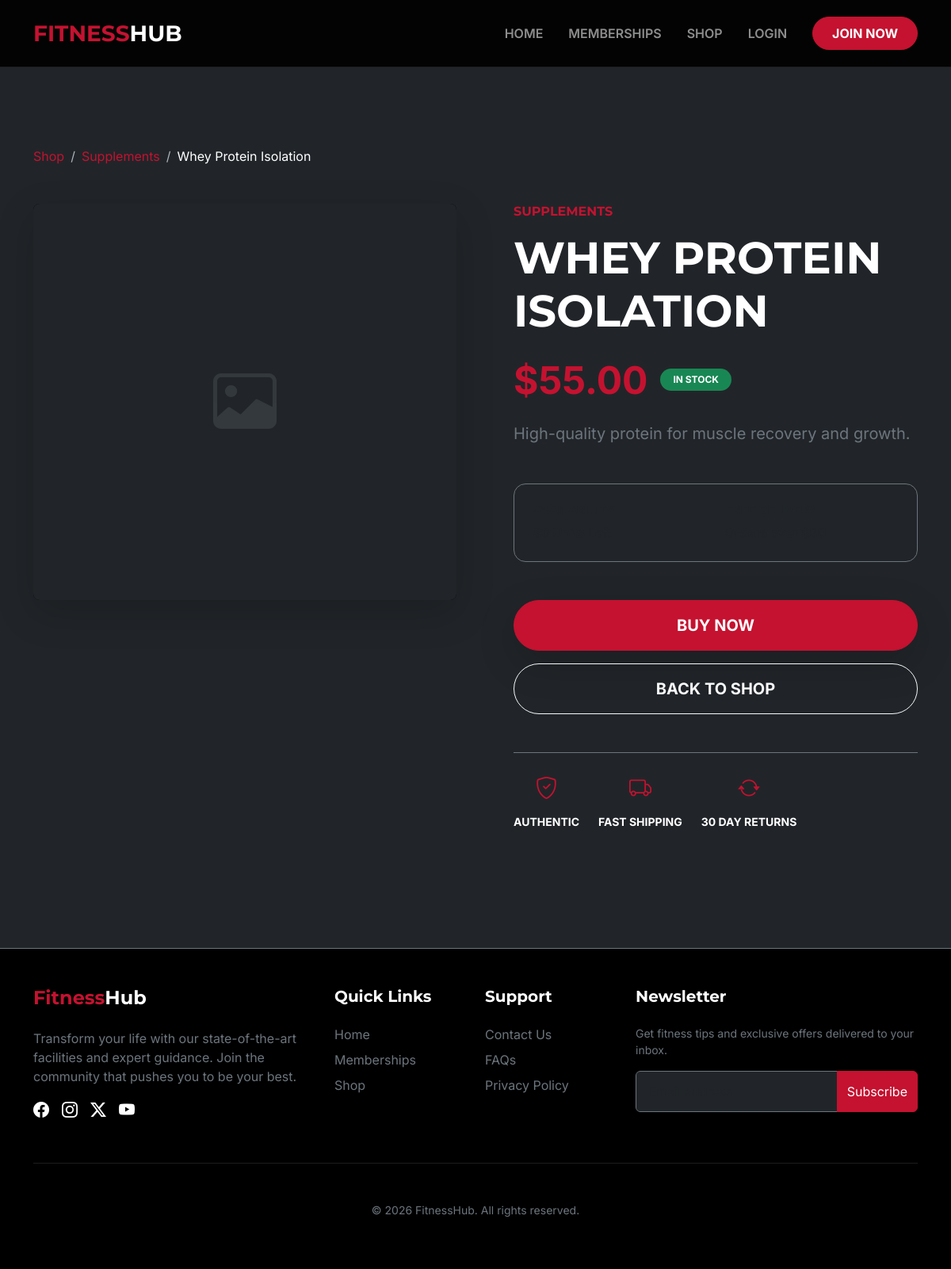
/shop/product/whey-protein-isolation/, run on the app's committed database.
### shop/models.py (models this page shows, shortened)
class Product(models.Model):
    category = models.ForeignKey(Category, on_delete=models.CASCADE, related_name='products')
    name = models.CharField(max_length=200)
    slug = models.SlugField(unique=True)
    description = models.TextField()
    price = models.DecimalField(max_digits=10, decimal_places=2)
    image = models.ImageField(upload_to='products/', blank=True, null=True)
    stock = models.PositiveIntegerField(default=0)
    is_available = models.BooleanField(default=True)
    created = models.DateTimeField(auto_now_add=True)
    updated = models.DateTimeField(auto_now=True)

class Category(models.Model):
    name = models.CharField(max_length=100)
    slug = models.SlugField(unique=True)
    class Meta:
        verbose_name_plural = "Categories"

### shop/views.py (the view)
# urls.py: path('product/<slug:slug>/', views.product_detail, name='product_detail'),
def product_detail(request, slug):
    product = get_object_or_404(Product, slug=slug, is_available=True)
    return render(request, 'shop/product_detail.html', {'product': product})

### shop/templates/shop/product_detail.html (shortened to what this page needs)
{% extends 'base.html' %}
{% block content %}
<section class="section-padding">
    <div class="container">
        <nav aria-label="breadcrumb" class="mb-5">
            <ol class="breadcrumb">
                <li class="breadcrumb-item"><a href="{% url 'shop_home' %}" class="text-primary-theme text-decoration-none">Shop</a></li>
                <li class="breadcrumb-item"><a href="{% url 'product_list_by_category' product.category.slug %}" class="text-primary-theme text-decoration-none">{{ product.category.name }}</a></li>
                <li class="breadcrumb-item active text-white" aria-current="page">{{ product.name }}</li>
            </ol>
        </nav>
        <div class="row g-5">
            <div class="col-lg-6">
                <div class="card bg-black border-0 shadow-lg overflow-hidden rounded-3">
                    {% if product.image %}
                        <img src="{{ product.image.url }}" class="img-fluid w-100 h-100 object-fit-cover" alt="{{ product.name }}" style="min-height: 500px;">
                    {% else %}
                        <div class="bg-dark text-center py-5 d-flex align-items-center justify-content-center" style="min-height: 500px;">
                            <i class="bi bi-image display-1 text-secondary opacity-25"></i>
                        </div>
                    {% endif %}
                </div>
            </div>
            <div class="col-lg-6">
                <div class="ps-lg-4">
                    <h6 class="text-primary-theme fw-bold text-uppercase mb-3 tracking-widest">{{ product.category.name }}</h6>
                    <h1 class="display-4 fw-bold mb-4 text-uppercase">{{ product.name }}</h1>
                    <div class="d-flex align-items-center mb-4">
                        <span class="display-5 fw-bold text-primary-theme me-3">${{ product.price }}</span>
                        {% if product.stock > 0 %}
                            <span class="badge bg-success text-uppercase px-3 py-2 rounded-pill small fw-bold">In Stock</span>
                        {% else %}
                            <span class="badge bg-danger text-uppercase px-3 py-2 rounded-pill small fw-bold">Out of Stock</span>
                        {% endif %}
                    </div>
                    <p class="text-secondary fs-5 mb-5 leading-relaxed">{{ product.description }}</p>
                    <div class="card bg-dark border-secondary p-4 mb-5">
                        <div class="row g-4">
                            <div class="col-sm-6">
                                <h6 class="text-uppercase small fw-bold text-muted mb-2">Availability</h6>
                                <p class="mb-0 fw-bold">{% if product.stock > 0 %}{{ product.stock }} Units Left{% else %}Not Available{% endif %}</p>
                            </div>
                            <div class="col-sm-6">
                                <h6 class="text-uppercase small fw-bold text-muted mb-2">Free Delivery</h6>
                                <p class="mb-0 fw-bold">Orders over $50</p>
                            </div>
                        </div>
                    </div>
                    <div class="d-grid gap-3">
                        {% if product.stock > 0 %}
                            <a href="{% url 'order_create' product.id %}" class="btn btn-primary-theme text-white btn-lg py-3 rounded-pill fw-bold text-uppercase shadow-lg">Buy Now</a>
                        {% else %}
                            <button class="btn btn-outline-secondary btn-lg py-3 rounded-pill fw-bold text-uppercase" disabled>Sold Out</button>
                        {% endif %}
                        <a href="{% url 'shop_home' %}" class="btn btn-outline-light btn-lg py-3 rounded-pill fw-bold text-uppercase">Back to Shop</a>
                    </div>
                    <div class="mt-5 pt-4 border-top border-secondary">
                        <div class="d-flex gap-4">
                            <div class="text-center">
                                <i class="bi bi-shield-check text-primary-theme fs-3 mb-2 d-block"></i>
                                <span class="small text-uppercase fw-bold">Authentic</span>
                            </div>
                            <div class="text-center">
                                <i class="bi bi-truck text-primary-theme fs-3 mb-2 d-block"></i>
                                <span class="small text-uppercase fw-bold">Fast Shipping</span>
                            </div>
                            <div class="text-center">
                                <i class="bi bi-arrow-repeat text-primary-theme fs-3 mb-2 d-block"></i>
                                <span class="small text-uppercase fw-bold">30 Day Returns</span>
                            </div>
                        </div>
                    </div>
                </div>
            </div>
        </div>
    </div>
</section>
{% endblock %}

### templates/base.html (shortened to what this page needs)
{% load static %}
<!DOCTYPE html>
<html lang="en">
<head>
    <link href="https://cdn.jsdelivr.net/npm/bootstrap@5.3.0/dist/css/bootstrap.min.css" rel="stylesheet">
    <link rel="stylesheet" href="https://cdn.jsdelivr.net/npm/bootstrap-icons@1.11.1/font/bootstrap-icons.css">
    <link rel="stylesheet" href="{% static 'css/style.css' %}">
</head>
<body class="bg-dark text-white">
    <nav class="navbar navbar-expand-lg navbar-dark sticky-top transition-all" id="mainNav">
        <div class="container py-2">
            <a class="navbar-brand fw-bold fs-3 text-uppercase" href="{% url 'home' %}">
                <span class="text-primary-theme">Fitness</span>Hub
            </a>
            <div class="collapse navbar-collapse" id="navbarNav">
                <ul class="navbar-nav ms-auto align-items-center">
                    <li class="nav-item mx-2"><a class="nav-link text-uppercase small fw-semibold" href="{% url 'home' %}">Home</a></li>
                    <li class="nav-item mx-2"><a class="nav-link text-uppercase small fw-semibold" href="{% url 'membership_plans' %}">Memberships</a></li>
                    <li class="nav-item mx-2"><a class="nav-link text-uppercase small fw-semibold" href="{% url 'shop_home' %}">Shop</a></li>
                    {% if user.is_authenticated %}
                        <li class="nav-item mx-2"><a class="nav-link text-uppercase small fw-semibold" href="{% url 'profile' %}">Profile</a></li>
                        <li class="nav-item ms-3">
                            <form action="{% url 'logout' %}" method="post" class="d-inline">
                                {% csrf_token %}
                                <button type="submit" class="btn btn-outline-light btn-sm text-uppercase px-3 py-2 rounded-pill fw-bold">Logout</button>
                            </form>
                        </li>
                    {% else %}
                        <li class="nav-item mx-2"><a class="nav-link text-uppercase small fw-semibold" href="{% url 'login' %}">Login</a></li>
                        <li class="nav-item ms-3"><a class="btn btn-primary-theme text-white text-uppercase px-4 py-2 rounded-pill fw-bold" href="{% url 'register' %}">Join Now</a></li>
                    {% endif %}
                </ul>
            </div>
        </div>
    </nav>
    <main>
        {% block content %}
        {% endblock %}
    </main>
    <footer class="footer mt-5 py-5 border-top border-secondary bg-black">
        <div class="container">
            <div class="row gy-4">
                <div class="col-lg-4 col-md-6">
                    <h4 class="fw-bold mb-4"><span class="text-primary-theme">Fitness</span>Hub</h4>
                    <p class="text-secondary">Transform your life with our state-of-the-art facilities and expert guidance. Join the community that pushes you to be your best.</p>
                    <div class="d-flex gap-3">
                        <a href="#" class="text-white fs-5"><i class="bi bi-facebook"></i></a>
                        <a href="#" class="text-white fs-5"><i class="bi bi-instagram"></i></a>
                        <a href="#" class="text-white fs-5"><i class="bi bi-twitter-x"></i></a>
                        <a href="#" class="text-white fs-5"><i class="bi bi-youtube"></i></a>
                    </div>
                </div>
                <div class="col-lg-2 col-md-6">
                    <h5 class="fw-bold mb-4">Quick Links</h5>
                    <ul class="list-unstyled">
                        <li class="mb-2"><a href="{% url 'home' %}" class="text-secondary text-decoration-none hover-white">Home</a></li>
                        <li class="mb-2"><a href="{% url 'membership_plans' %}" class="text-secondary text-decoration-none hover-white">Memberships</a></li>
                        <li class="mb-2"><a href="{% url 'shop_home' %}" class="text-secondary text-decoration-none hover-white">Shop</a></li>
                    </ul>
                </div>
                <div class="col-lg-2 col-md-6">
                    <h5 class="fw-bold mb-4">Support</h5>
                    <ul class="list-unstyled">
                        <li class="mb-2"><a href="#" class="text-secondary text-decoration-none hover-white">Contact Us</a></li>
                        <li class="mb-2"><a href="#" class="text-secondary text-decoration-none hover-white">FAQs</a></li>
                        <li class="mb-2"><a href="#" class="text-secondary text-decoration-none hover-white">Privacy Policy</a></li>
                    </ul>
                </div>
                <div class="col-lg-4 col-md-6">
                    <h5 class="fw-bold mb-4">Newsletter</h5>
                    <p class="text-secondary small">Get fitness tips and exclusive offers delivered to your inbox.</p>
                    <div class="input-group mb-3">
                        <input type="text" class="form-control bg-dark border-secondary text-white rounded-start" placeholder="Email address">
                        <button class="btn btn-primary-theme text-white rounded-end" type="button">Subscribe</button>
                    </div>
                </div>
            </div>
            <hr class="my-5 border-secondary">
            <div class="text-center text-secondary small">
                <p>&copy; 2026 FitnessHub. All rights reserved.</p>
            </div>
        </div>
    </footer>
</body>
</html>

### static/css/style.css (style rules this page uses)
:root { --primary-theme: #c41230; --primary-hover: #a00e26; --bg-dark: #121212; --bg-black: #000000; --text-muted: #adb5bd; --transition-base: all 0.3s ease; }
body { background-color: var(--bg-dark); font-family: 'Inter', sans-serif; color: #ffffff; overflow-x: hidden; }
h1, h2, h3, h4, h5, h6, .navbar-brand { font-family: 'Montserrat', sans-serif; }
.transition-all { transition: var(--transition-base); }
.text-primary-theme { color: var(--primary-theme) !important; }
.btn-primary-theme { background-color: var(--primary-theme); border-color: var(--primary-theme); transition: var(--transition-base); }
#mainNav { background-color: rgba(0,0,0,0.9); backdrop-filter: blur(10px); border-bottom: 1px solid rgba(255,255,255,0.1); }
.nav-link { transition: var(--transition-base); position: relative; }
.nav-link:after { content: ''; position: absolute; bottom: 0; left: 50%; width: 0; height: 2px; background: var(--primary-theme); transition: var(--transition-base); transform: translateX(-50%); }
.card { background-color: #1e1e1e; border: 1px solid rgba(255,255,255,0.05); border-radius: 15px; overflow: hidden; transition: var(--transition-base); }
.form-control { background-color: #252525; border: 1px solid #333; color: white; padding: 0.8rem 1rem; }
.breadcrumb-item + .breadcrumb-item::before { color: var(--text-muted); }
.section-padding { padding: 100px 0; }
.bg-black { background-color: var(--bg-black) !important; }

### data on the page
Product: category.name "Supplements", name "Whey Protein Isolation", category.name "SUPPLEMENTS", name "WHEY PROTEIN ISOLATION", price "55.00", description "High-quality protein for muscle recovery and growth."
